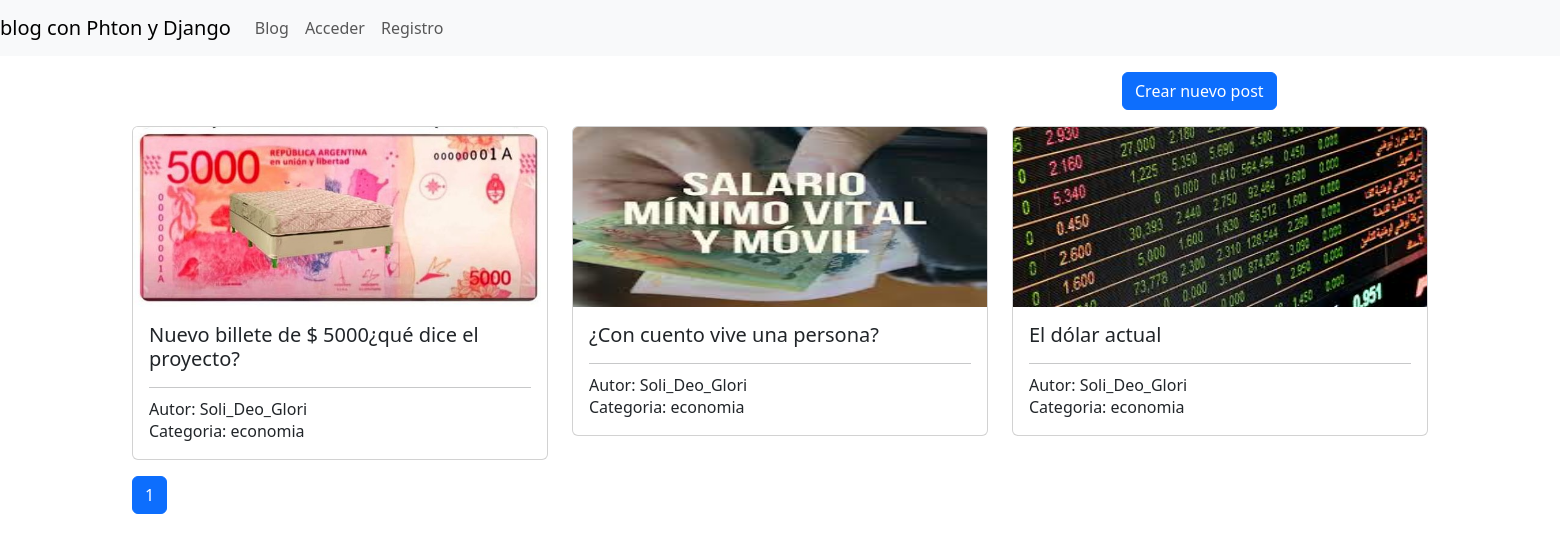
Before: / with the older database file.
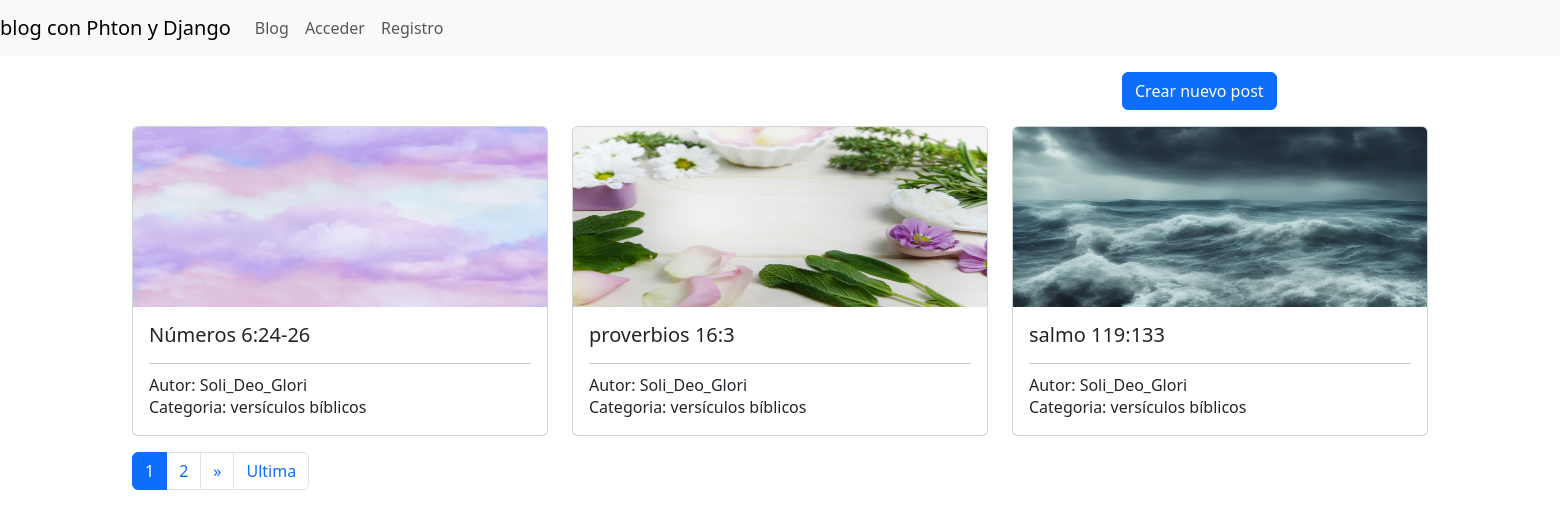
After: the same page with the newer database file.
### blog/models.py (models this page shows, shortened)
class Post(models.Model):
    autor = models.ForeignKey(User, on_delete=models.CASCADE, null=True, blank=True)
    categoria = models.ForeignKey(Categoria, on_delete=models.CASCADE)
    titulo = models.CharField(max_length=100, unique=True, null=False, verbose_name='Título')
    contenido = models.TextField(null=True, verbose_name='Contenido del post')
    imagen = models.ImageField(upload_to='posts/%Y/%m/%d',null=True, blank=True, verbose_name='Imagen del post')
    fecha_alta = models.DateTimeField(auto_now=True, verbose_name='Fecha de alta')
    fecha_actualizacion = models.DateTimeField(auto_now=True, verbose_name='Fecha de actualización')
    class Meta:
        db_table = 'posts'
        verbose_name = 'post'
        verbose_name_plural = 'posts'
        ordering = ['-id']

class Categoria(models.Model):
    nombre = models.CharField(max_length=100, null=False, unique=True, verbose_name='Nombre')
    class Meta:
        db_table = 'categories'
        verbose_name = 'categoria'
        verbose_name_plural = 'categorias'
        ordering = ['id']

### blog/views.py (the view)
# urls.py: path('', index, name="blog"),
def index(request):
    listado__posts = Post.objects.all()
    paginator = Paginator(listado__posts,3)
    pagina = request.GET.get("page") or 1
    posts = paginator.get_page(pagina)
    pagina_actual = int(pagina)
    paginas = range(1, posts.paginator.num_pages +1)
    return render(request, "blog.html", {'posts':posts, "paginas": paginas, "pagina_actual": pagina_actual})

### blog/templates/blog.html (shortened to what this page needs)
{% extends 'base.html' %}
{% block content %}
    <div class="mt-3">
        <div class="row mb-3">
            <div class="ccol-3 offset-9">
                <a href="{% url 'crear_post' %}" class="btn btn-primary float-right">
                     Crear nuevo post
                </a>
            </div>
        </div>
        <div>
        {% if posts %}
            {% for post in posts %}
                {% if forloop.first %}<div class="row">{% endif %}
                <div class="col-4">
                    <div class="card">
                        <img class="card-img-top" height="180" src="{{post.imagen.url}}" all="{{ post.titulo }}">
                    <div class="card-body">
                <h5 class="card-title">{{ post.titulo }}</h5>
                <hr />
                <h6 class="card-subtitle">Autor: {{ post.autor.username }}</h6>
                <p class="card-text">Categoria: {{ post.categoria.nombre }}</p>
            </div>
                    </div>
                </div>
                {% if forloop.counter|divisibleby:3 %}</div><div class="row">{% endif %}
                {% if forloop.last %}</div>{% endif %}
            {% endfor %}
            {% include "paginacion.html" %}
        {% else %}
            <div class="alert alert-danger"> No existe ningun post </div>
        {% endif %}
        </div>
    </div>
{% endblock %}

Changed rows visible on the page:
no longer on this page (row unchanged): Post: imagen (picture), titulo "Nuevo billete de $ 5000¿qué dice el proyecto?", autor.username "Soli_Deo_Glori", categoria.nombre "economia"
no longer on this page (row unchanged): Post: imagen (picture), titulo "¿Con cuento vive una persona?", autor.username "Soli_Deo_Glori", categoria.nombre "economia"
no longer on this page (row unchanged): Post: imagen (picture), titulo "El dólar actual", autor.username "Soli_Deo_Glori", categoria.nombre "economia"
added Post: imagen (picture), titulo "Números 6:24-26", autor.username "Soli_Deo_Glori", categoria.nombre "versículos bíblicos"
added Post: imagen (picture), titulo "proverbios 16:3", autor.username "Soli_Deo_Glori", categoria.nombre "versículos bíblicos"
added Post: imagen (picture), titulo "salmo 119:133", autor.username "Soli_Deo_Glori", categoria.nombre "versículos bíblicos"
Other visible differences:
new list line: "2"
text now shown: "» Ultima"
